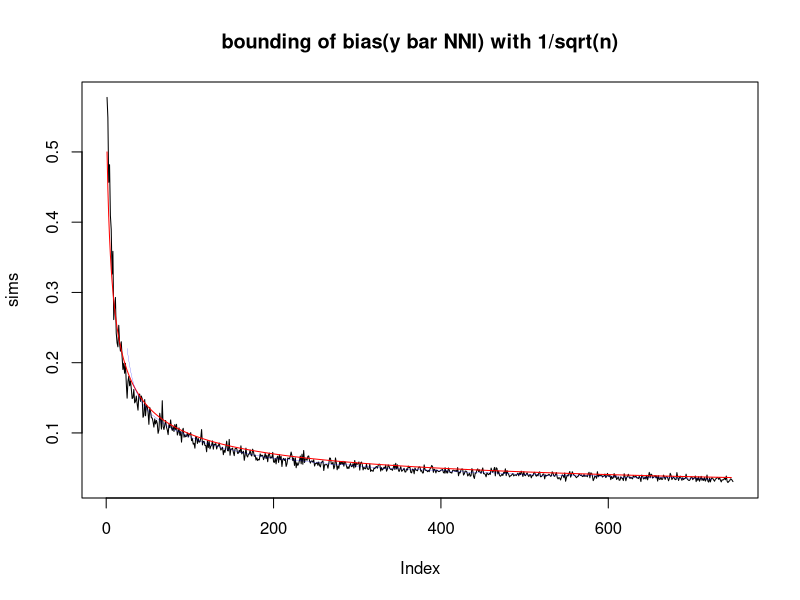

The R source for this figure:

library(zoo)

par(mfrow = c(1,1))
set.seed(1)
mu_Y = -2
n = 750 
reps_per_n = 100

sims = sapply(2:n, function(n){
  print(paste("Performing Simulation at sample size ",
              n, "...", sep =""))
  biases_at_n = 
    sapply(1:reps_per_n, function(i){
      
            X <- rnorm(n, mean = 3, sd = 1)
            Y <- rnorm(n, mean = mu_Y, sd = 1)
  
            df = data.frame(X,Y)
  
            observed_responses = rbinom(n, 1, 3/4)
            # print(sum(observed_responses == 0))
            
            df$impute <- df$Y
            # small sample size non-response adjustment
            # ensures at least one value will be imputed
            if (sum(observed_responses == 0) == 0){
              observed_responses[1] = 0
            }
            else if (sum(observed_responses == 0) == n){
              observed_responses[n] = 1
            }
            
            df$impute[observed_responses == 0] = NA
  
            x_vals_m <- df$X[is.na(df$impute)]
            x_vals_r <- df$X[!is.na(df$impute)]
                             
            imputation = sapply(x_vals_m, function(x){
              index = which.min( abs(x - x_vals_r) )
              c(index, df$Y[index])
            })
            imputed_y_vals = imputation[2]
            # gets the d_i counts
            # table(imputation[1, ])
            y_r <- df$Y[!is.na(df$impute)]
            y_bar_nni <- mean(c(y_r, imputed_y_vals))
            # compute bias
            bias = y_bar_nni - mu_Y
            abs(bias)
            })
    mean(biases_at_n)
})
plot(sims, type = 'l', main = "bounding of bias(y bar NNI) with 1/sqrt(n)")

lines(1/sqrt(4:n), col = 'red')

smoothed_data <- rollmean(sims, 50, fill = NA)
lines(smoothed_data, col = 'blue',  lwd = 0.2)

# plot of d-i values
# plot(density(table(imputation[1, ])))
